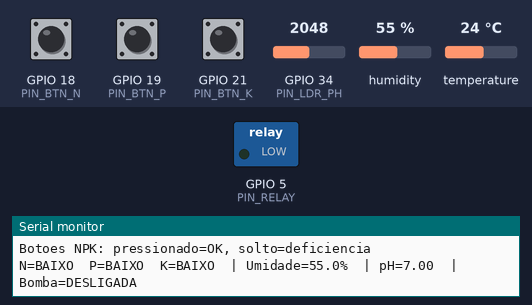
Bench run of a sketch on a simulated ESP32. Parts: switched loads named in the sketch (green lamp = pin HIGH), the last lines printed to the serial monitor. The inputs (shaded band) are chosen by the test bench; at power-on: humidity 55 %, GPIO 18 (PIN_BTN_N) HIGH, GPIO 19 (PIN_BTN_P) HIGH, GPIO 21 (PIN_BTN_K) HIGH, GPIO 34 (PIN_LDR_PH) = 2048, temperature 24 °C.

Above: at 3.2 s.
3.3 s: humidity set to 53 %
At 5.2 s:
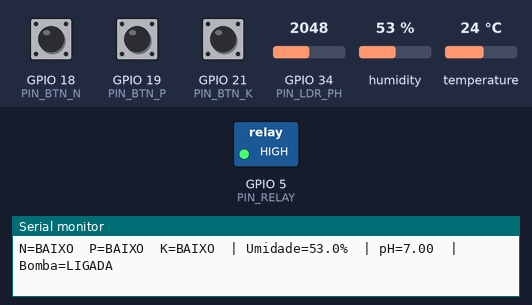
17.4 s: humidity set to 68 %
At 19.1 s:
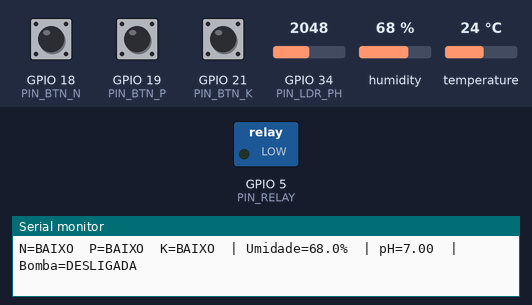
20.1 s: humidity set to 22 %
At 22.7 s:
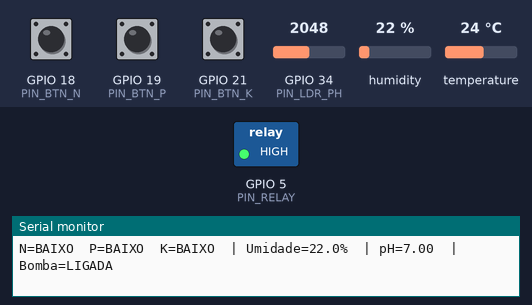
Timing chart, 0 to 24.2 s (numbered marks = the images above; inputs shaded):
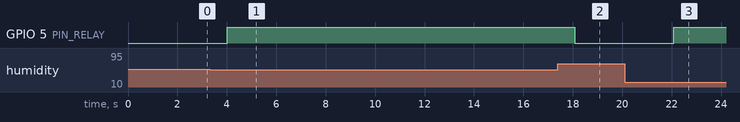

Measured:
- the behaviour switches between 55 and 54 % on humidity (found by bisection; images 0 and 1)
- after the input at 3.3 s, GPIO 5 (PIN_RELAY): LOW → HIGH after 0.72 s
- after the input at 17.4 s, GPIO 5 (PIN_RELAY): HIGH → LOW after 0.67 s
- after the input at 20.1 s, GPIO 5 (PIN_RELAY): LOW → HIGH after 2.0 s

The sketch:

sketch.ino
```cpp
#include <DHT.h>

// ======================= Pinos =======================
#define PIN_BTN_N   18
#define PIN_BTN_P   19
#define PIN_BTN_K   21
#define PIN_LDR_PH  34   // ADC-only
#define PIN_DHT     15
#define PIN_RELAY    5

// =================== DHT22 Config ====================
#define DHTTYPE DHT22
DHT dht(PIN_DHT, DHTTYPE);

// ============== Limiares de decisão ==================
const float HUMIDITY_MIN = 40.0;   // abaixo disso -> irrigar
const float PH_MIN       = 6.0;    // faixa neutra aproximada
const float PH_MAX       = 7.5;

// Se o seu módulo relé for ativo em LOW, troque para false
const bool RELAY_ACTIVE_HIGH = true;

// =================== Funções úteis ===================
bool lerBotao(int pin) {
  // INPUT_PULLUP: pressionado = LOW (0); solto = HIGH (1)
  return (digitalRead(pin) == LOW); // true = pressionado (nutriente OK)
}

float lerPH() {
  // ESP32 ADC: 0..4095 -> mapeia para 0..14 (simulação de pH)
  int adc = analogRead(PIN_LDR_PH);
  return (adc / 4095.0f) * 14.0f;
}

void acionaRele(bool on) {
  if (RELAY_ACTIVE_HIGH) {
    digitalWrite(PIN_RELAY, on ? HIGH : LOW);
  } else {
    digitalWrite(PIN_RELAY, on ? LOW : HIGH);
  }
}

// ======================== Setup ======================
void setup() {
  Serial.begin(115200);

  pinMode(PIN_BTN_N, INPUT_PULLUP);
  pinMode(PIN_BTN_P, INPUT_PULLUP);
  pinMode(PIN_BTN_K, INPUT_PULLUP);

  pinMode(PIN_LDR_PH, INPUT);
  pinMode(PIN_RELAY, OUTPUT);
  acionaRele(false); // começa desligado

  dht.begin();
  delay(2000); // dá tempo do DHT22 estabilizar

  Serial.println("FarmTech Fase 2 - Irrigacao Inteligente (Wokwi/ESP32)");
  Serial.println("Botoes NPK: pressionado=OK, solto=deficiencia");
}

// ========================= Loop ======================
void loop() {
  // Garante ~2s entre leituras do DHT22 (senão ele falha/NaN)
  static unsigned long lastReadMs = 0;
  if (millis() - lastReadMs < 2000) {
    delay(10);
    return;
  }
  lastReadMs = millis();

  // --- Leitura dos "sensores" ---
  bool n_ok = lerBotao(PIN_BTN_N);
  bool p_ok = lerBotao(PIN_BTN_P);
  bool k_ok = lerBotao(PIN_BTN_K);

  float umidade = dht.readHumidity();     // pode retornar NaN se muito rápido
  // opcional: float temp = dht.readTemperature();

  float ph = lerPH();

  if (isnan(umidade)) {
    Serial.println("DHT22: falha na leitura (NaN). Verifique intervalo e fiação.");
    return; // tenta de novo no próximo ciclo de 2s
  }

  // --- Regras de decisão (simples e explicitas) ---
  bool deficienciaNPK = (!n_ok || !p_ok || !k_ok);
  bool ph_ruim        = (ph < PH_MIN || ph > PH_MAX);

  bool ligar =
      (umidade < HUMIDITY_MIN) ||          // umidade muito baixa
      ((umidade < 55.0) && ph_ruim) ||     // umidade baixa e pH fora da faixa
      (deficienciaNPK && umidade < 55.0);  // falta de nutriente com umidade baixa

  acionaRele(ligar);

  // --- Log no Serial Monitor ---
  Serial.print("N=");  Serial.print(n_ok ? "OK" : "BAIXO");
  Serial.print("  P="); Serial.print(p_ok ? "OK" : "BAIXO");
  Serial.print("  K="); Serial.print(k_ok ? "OK" : "BAIXO");
  Serial.print("  | Umidade="); Serial.print(umidade, 1); Serial.print("%");
  Serial.print("  | pH="); Serial.print(ph, 2);
  Serial.print("  | Bomba="); Serial.println(ligar ? "LIGADA" : "DESLIGADA");
}
```
